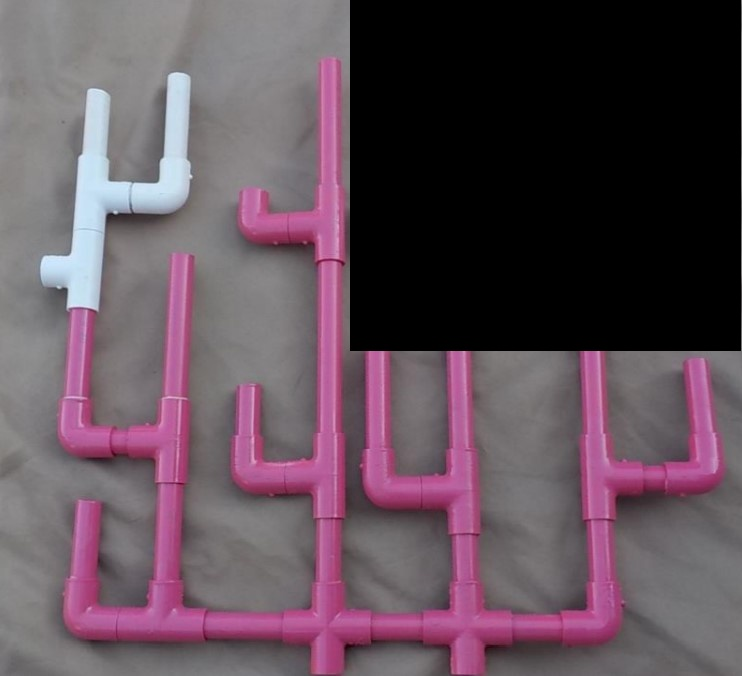
#> input picture scripts/before_may14/black_box.jpg, 742 x 676 px, given in place of OldMask.jpg, which was not available
$ python align.py
#> lines starting #> are read from the running program, lines starting #| are printed output that depends on the picture; after the words box and inside, x2 and y2 are one past the last pixel; in counts of white or black regions, pixels touching at a corner belong together; pictures that were not available may be replaced by others from this repository, and a replacement may not be noted
import cv2
import numpy as np

def remove_noise(img, ksize=5, thresh_val=32):
    """ Remove noise from img using medianBlur """

    gray = cv2.cvtColor(img, cv2.COLOR_BGR2GRAY)
    blur = cv2.medianBlur(gray, ksize)
    # cv2.imshow("blurred", blur)
    _, thresh = cv2.threshold(blur, thresh_val, 255, cv2.THRESH_BINARY)
    # cv2.imshow("thresh", thresh)

    # https://stackoverflow.com/questions/42920810/in-opencv-is-mask-a-bitwise-and-operation
    res = cv2.bitwise_and(img, img, mask=thresh)
    return res

def closing(img, ksize=5):
    kernel = np.ones((ksize,ksize), np.uint8)
    closed = cv2.morphologyEx(img, cv2.MORPH_CLOSE, kernel)
    return closed

def perspective_transformation(img, x, y, w, h):
    # https://www.youtube.com/watch?v=mzhiKpM8eJ0
    # https://www.youtube.com/watch?v=j4el1XARYSo

    rows, cols, ch = img.shape

    coor_orig_img = np.float32([[x,y], [x+w,y], [x,y+h], [x+w,y+h]])

    # cv2.imshow("Input", img)

    height, width = h, w
    coor_new_img = np.float32([[0,0], [width,0], [0,height], [width,height]])

    # get perspective transformation matrix
    matrix_perspective = cv2.getPerspectiveTransform(coor_orig_img, coor_new_img)

    # perform transformation
    perspective = cv2.warpPerspective(img, matrix_perspective, (width, height))

    # cv2.imshow("Output", perspective)
    cv2.imshow("pers", perspective)

def enlarge_image(original_image, factor=2):
    """ UNUSED, replaced by scale_resizing(img,scale) """
    original_height, original_width = original_image.shape[:2]
    resized_image = cv2.resize(original_image, (int(original_height*factor), int(original_width*factor)), interpolation=cv2.INTER_CUBIC)

    # cv2.imshow('resized_image.jpg',resized_image)
    return resized_image

def scale_resizing(img, scale):
    print("Original Dimension: ", img.shape)

    width = int(img.shape[1] * (scale/100))
    height= int(img.shape[0] * (scale/100))
    dim = (width, height)
    resized = cv2.resize(img, dim, interpolation=cv2.INTER_AREA)

    print("Resized Dimension: ", resized.shape)
    return resized


IMAGES = ["NewMask.jpg", "NewMask_under.jpg", "front_flip.jpg", "OldMask_Flip.jpg", "OldMask.jpg"]
old = cv2.imread(IMAGES[4], cv2.IMREAD_GRAYSCALE)
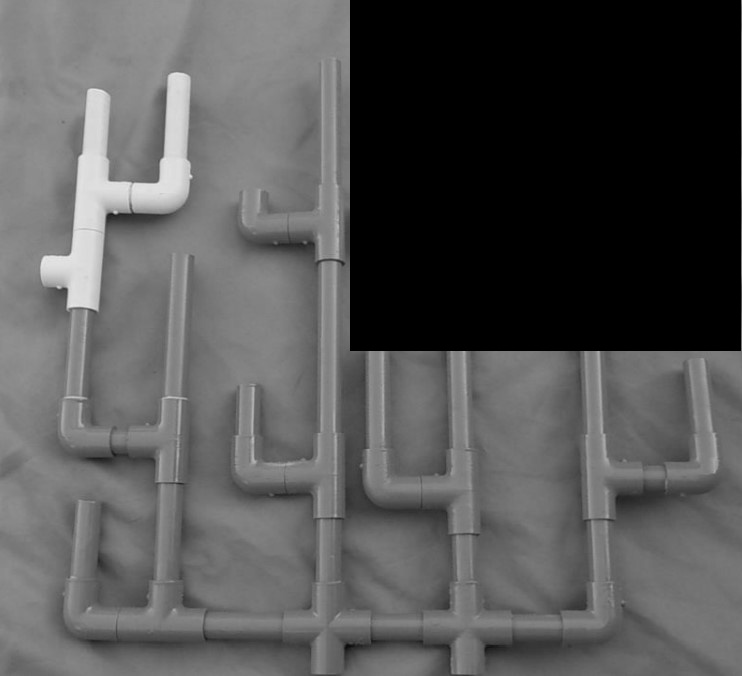
#> old: shape (676, 742); min 0, max 234, mean 85
new = cv2.imread(IMAGES[0], cv2.IMREAD_GRAYSCALE)
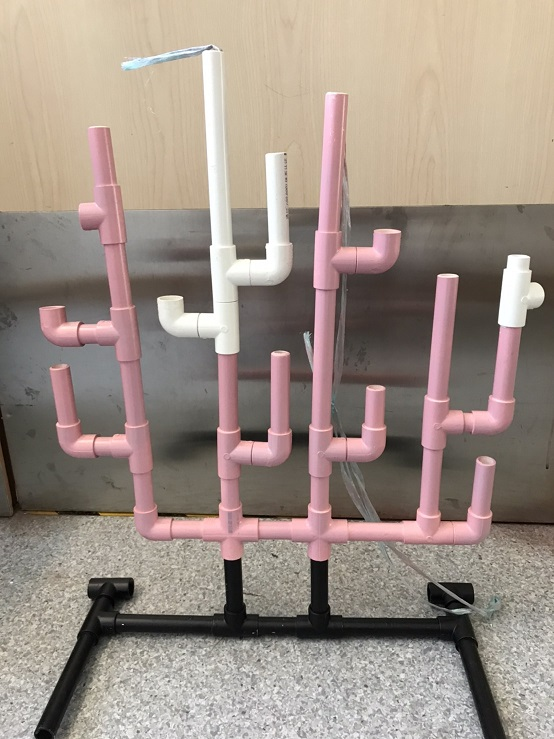
#> input picture scripts/before_may14/coral_dmg_mid.jpg, 554 x 739 px, given in place of NewMask.jpg, which was not available
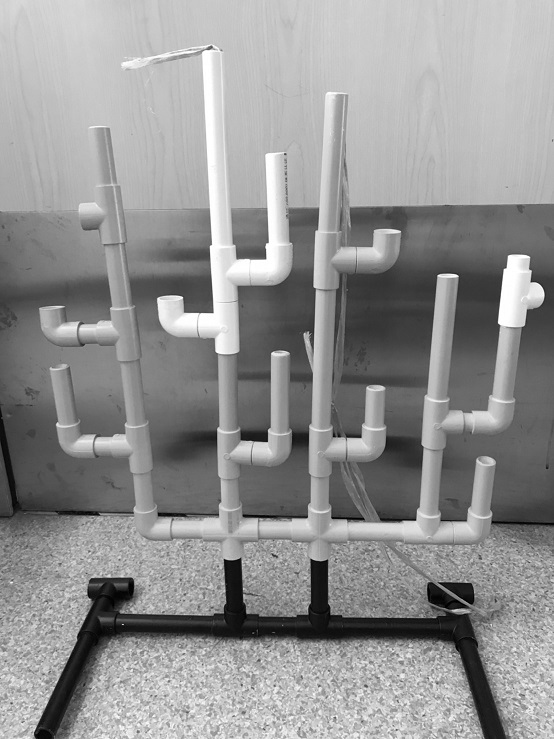
#> new: shape (739, 554); min 0, max 255, mean 146.5

cv2.imshow("ORIGINAL_new", new)
cv2.waitKey(0)

contours, hierarchy = cv2.findContours(new, cv2.RETR_EXTERNAL, cv2.CHAIN_APPROX_NONE)
#> contours = 1 contour; box (x1, y1, x2, y2) and area: (0, 0, 554, 739) 408114
# print(len(contours))
cv2.drawContours(new, contours, -1, 255, -1)
#> new: shape (739, 554); every value is 255

biggest_contour = contours[0]
#> biggest_contour = contour of 2582 points, box (x1, y1, x2, y2) (0, 0, 554, 739), area 408114
max_area = cv2.contourArea(biggest_contour)
#> max_area = 408114
for cont in contours:
    this_area = cv2.contourArea(cont)
    if this_area > max_area:
        biggest_contour = cont
        max_area = this_area
#> this loop made 1 pass
#> this_area on pass 1: 408114
#> after the loop, max_area = 408114

""" UNUSED: Identifying contours based on hierarchy
    https://stackoverflow.com/questions/11782147/python-opencv-contour-tree-hierarchy
    extra: https://stackoverflow.com/questions/25733694/process-image-to-find-external-contour """
# [14 lines of commented-out code are left out]

x, y, w, h = cv2.boundingRect(biggest_contour)
#> x = 0; y = 0; w = 554; h = 739

# To give some extension on window
EXTEND_DIMENSION = 0.05
x0 = int(x - (EXTEND_DIMENSION * w))
#> x0 = -27
y0 = int(y - (EXTEND_DIMENSION * h))
#> y0 = -36
x1 = int(x + ((1+EXTEND_DIMENSION) * w))
#> x1 = 581
y1 = int(y + ((1+EXTEND_DIMENSION) * h))
#> y1 = 775

# [9 lines of commented-out code are left out]

print(x,y,x+w,y+h)
#| 0 0 554 739
print(x0,y0,x1,y1)
#| -27 -36 581 775

contour_coordinates = np.float32([[x0,y0], [x1,y0], [x0,y1], [x1,y1]])
#> contour_coordinates = [[-27, -36], [581, -36], [-27, 775], [581, 775]]

height, width = h, w
#> height = 739; width = 554
coordinates_new_img = np.float32([[0,0], [width,0], [0,height], [width,height]])
#> coordinates_new_img = [[0, 0], [554, 0], [0, 739], [554, 739]]

matrix_perspective = cv2.getPerspectiveTransform(contour_coordinates, coordinates_new_img)
#> matrix_perspective = [[0.911, 0, 24.6], [-1.22e-17, 0.911, 32.8], [1.58e-20, 0, 1]]
perspective = cv2.warpPerspective(new, matrix_perspective, (width, height))
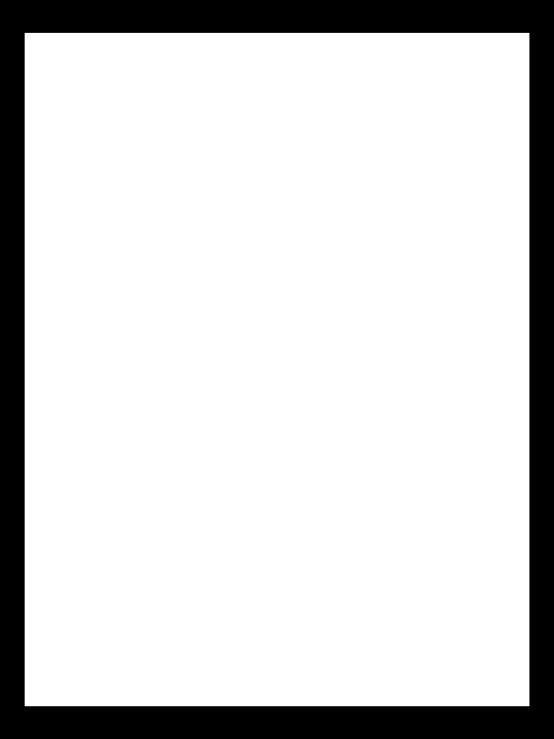
#> perspective: shape (739, 554); min 0, max 255, mean 211.7
cv2.imshow("new", new)
cv2.imshow("pers", perspective)

TARGET_DIM = 600
# big_pers = enlarge_image(perspective, TARGET_DIM/perspective.shape[0])
big_pers = scale_resizing(perspective, TARGET_DIM/perspective.shape[0]*100)
#| Original Dimension:  (739, 554)
#| Resized Dimension:  (600, 449)

# [11 lines of commented-out code are left out]

print(big_pers.shape)
#| (600, 449)
ret, thresh = cv2.threshold(big_pers, 127, 255, cv2.THRESH_BINARY)
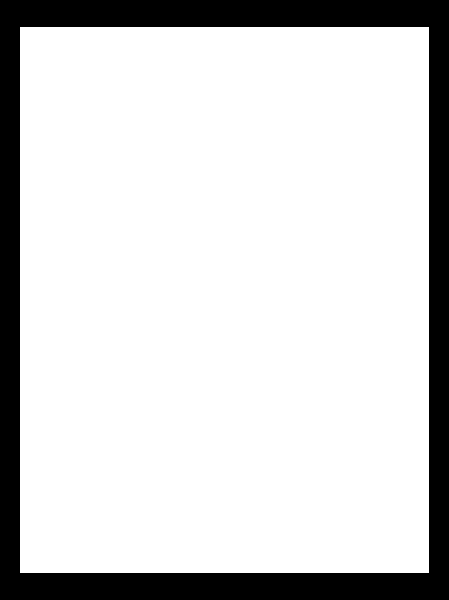
#> thresh: shape (600, 449); 82.9% white; 1 black region, box (x1, y1, x2, y2) and area: (0, 0, 449, 600) 46086
closed = closing(thresh, ksize=9)
print(closed.shape)
#| (600, 449)
cv2.imshow("new_closed", closed)

# big_old  = enlarge_image(old, TARGET_DIM/old.shape[0])
big_old = scale_resizing(old, TARGET_DIM/old.shape[0]*100)
#| Original Dimension:  (676, 742)
#| Resized Dimension:  (600, 658)
old_closed = closing(big_old, 9)
cv2.imshow("old", old_closed)

cv2.waitKey(0)
cv2.destroyAllWindows()
